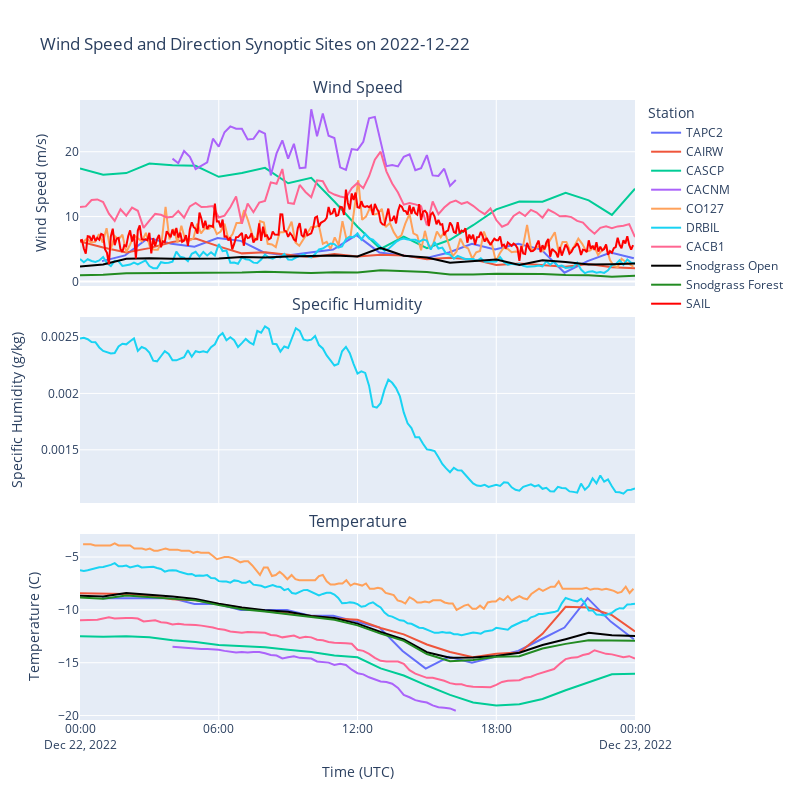

Notebook cell for this chart:
### Code cell
# wind event start and end times
start_time = dt.datetime(2022,12,22,0,0,0, tzinfo=dt.timezone.utc)
end_time = dt.datetime(2022,12,23,0,0,0, tzinfo=dt.timezone.utc)
# make a color dictionary using the keys from the synoptic metadata dictionary
color_dict = dict(zip(synoptic_metadata.keys(), px.colors.qualitative.Plotly))
# create a figure with 3 facets: wind speed, wind direction, and temperature
fig = make_subplots(3,1, 
                    subplot_titles=("Wind Speed", "Specific Humidity", "Temperature"),
                    shared_xaxes=True, 
                    vertical_spacing=0.05)

for df in [tapc2_df, cairw_df, cascp_df, cacnm_df, co127_df, gothic_df, cbmr_df]:
    df_event_specific = df.query("Date_Time >= @start_time and Date_Time <= @end_time")
    # create the wind speed traces for the stations
    fig.add_trace(go.Scatter(
        x=df_event_specific['Date_Time'], 
        y=df_event_specific['wind_speed'],
        name=df.Station_ID.unique()[0],
        marker_color=color_dict[df_event_specific.Station_ID.unique()[0]]
    ),
    row=1, col=1
    )
    # if relative_humidity is in the columns then plot the relative humidity
    if ('relative_humidity' in df_event_specific.columns) and ('pressure' in df_event_specific.columns):
        fig.add_trace(go.Scatter(
            x=df_event_specific['Date_Time'], 
            y=df_event_specific['specific_humidity'],
            name=df.Station_ID.unique()[0],
            marker_color=color_dict[df_event_specific.Station_ID.unique()[0]]
        ),
        row=2, col=1
        )
    # create temperature traces for the stations
    fig.add_trace(go.Scatter(
        x=df_event_specific['Date_Time'], 
        y=df_event_specific['air_temp'],
        name=df_event_specific.Station_ID.unique()[0],
        marker_color=color_dict[df_event_specific.Station_ID.unique()[0]]
    ),
    row=3, col=1
    )
# for snowgrass data add the plots
for i,df in enumerate([snodgrass_opn_df, snodgrass_for_df]):
    # labels
    if i == 0:
        label = 'Snodgrass Open'
        color = 'black'
    else:
        label = 'Snodgrass Forest'
        color = 'forestgreen'
    df_event_specific = df.query("datetime >= @start_time and datetime <= @end_time")
    # create the wind speed traces for the stations
    fig.add_trace(go.Scatter(
        x=df_event_specific['datetime'], 
        y=df_event_specific['avg. wind speed'],
        name=label,
        marker_color=color
    ),
    row=1, col=1
    )
    # create temperature traces for the stations
    fig.add_trace(go.Scatter(
        x=df_event_specific['datetime'], 
        y=df_event_specific['air temperature'],
        name=label,
        marker_color=color
    ),
    row=3, col=1
    )
# add the met df wind speed trace for dec 22
fig.add_trace(go.Scatter(
    x=met_df_5min.query("time.dt.day==22")['time'],
    y=met_df_5min.query("time.dt.day==22")['wspd_arith_mean'],
    name='SAIL',
    marker_color='red'
),
row=1, col=1
)

# create the temperature traces for all stations
    
fig.update_layout(
    title="Wind Speed and Direction Synoptic Sites on 2022-12-22",
    xaxis3=dict(
        title="Time (UTC)"
    ),
    yaxis1=dict(
        title="Wind Speed (m/s)"
    ),
    yaxis2=dict(
        title="Specific Humidity (g/kg)"
    ),
    yaxis3=dict(
        title="Temperature (C)"
    ),
    legend_title="Station",
    hovermode="x unified",
    width= 800,
    height=800,
)
names = set()
fig.for_each_trace(
    lambda trace:
        trace.update(showlegend=False)
        if (trace.name in names) else names.add(trace.name))
